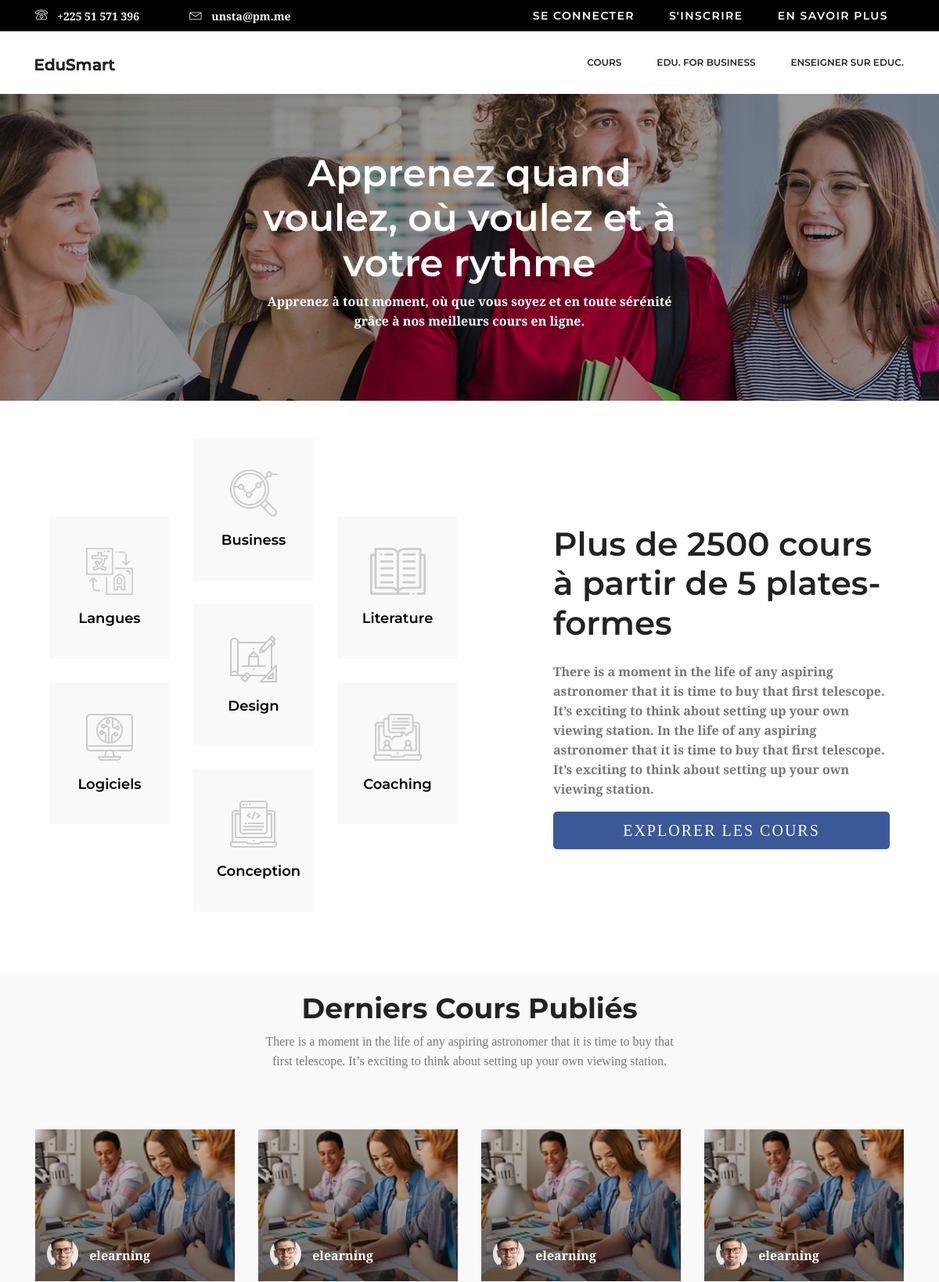
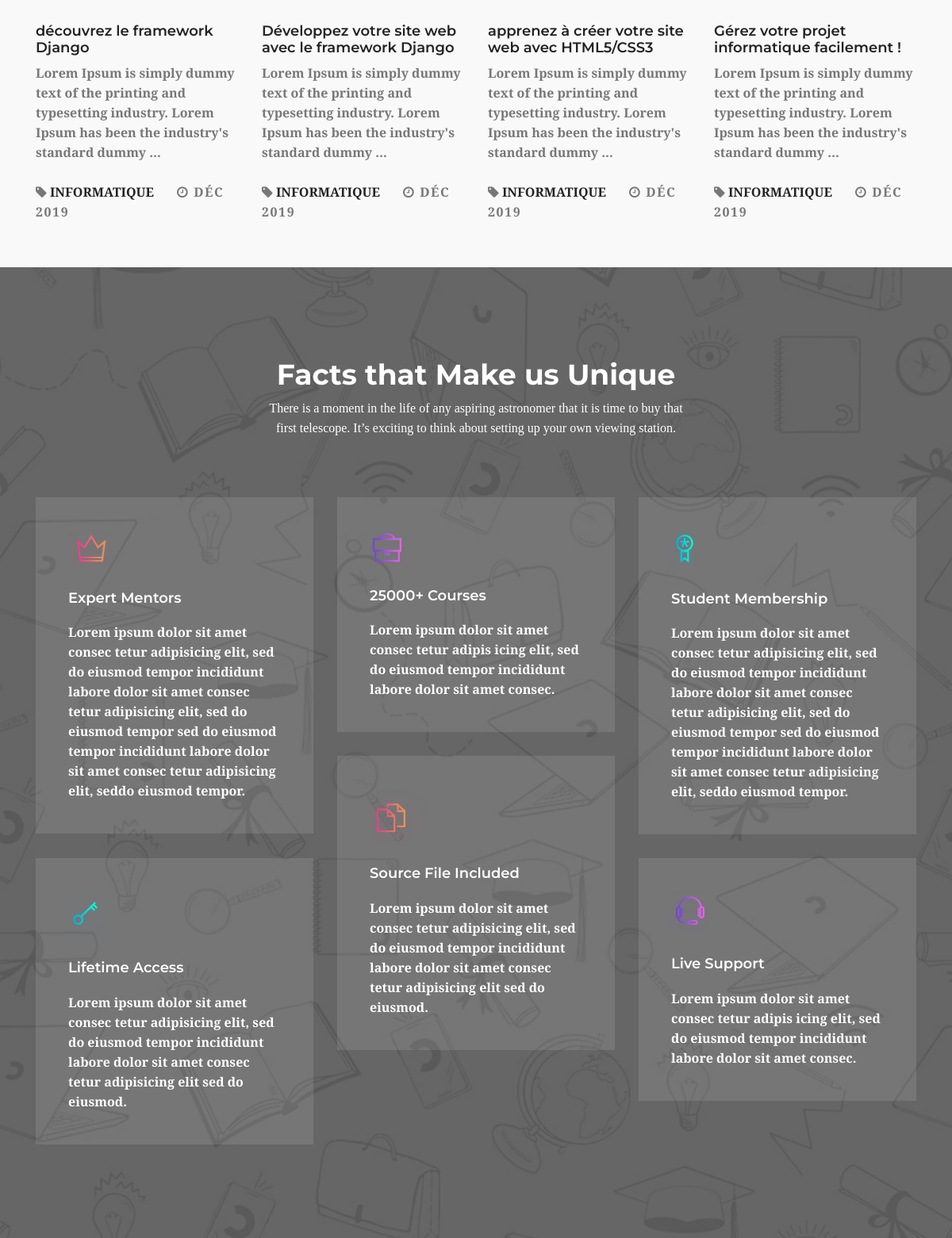
The page / (upper part) on the database its author committed (2 pictures, top to bottom).
### cours/models.py (models this page shows, shortened)
class Cours(models.Model):
    instructeur = models.ForeignKey(User, on_delete=models.CASCADE)
    etudiants = models.ManyToManyField(User, related_name='rejoindre_cours', blank=True)
    matiere = models.ForeignKey(Matieres, related_name='cours', on_delete=models.CASCADE)
    title = models.CharField('Titre du Cours', max_length=200)
    slug = models.SlugField('URL', max_length=200, unique=True)
    resume = models.TextField()
    date_de_creation = models.DateField('Date de création du Cours', auto_now_add=True)
    class Meta:
        ordering = ['-date_de_creation']
    def get_absolute_url(self):
        return reverse('cours:cours_detail', args=[self.slug])

class Matieres(models.Model):
    title = models.CharField('Matière du Cours', max_length=200, unique=True)
    slug = models.SlugField('URL', max_length=200, unique=True)
    class Meta:
        ordering = ['title']
    def __str__(self):
        return self.title
    def get_absolute_url(self):
        return reverse('cours:cours_liste_matiere', args=[self.slug])

### cours/views.py (the view)
# urls.py: path('', CoursListView.as_view(), name='liste_cours'),
class CoursListView(TemplateResponseMixin, View):
    model = Cours
    template_name = 'cours/cours/liste_cours.html'
    def get(self, request, matiere=None):
        matieres = cache.get('all_matieres')
        if not matieres:
            matieres = Matieres.objects.annotate(total_cours=Count('cours'))
            cache.set('all_matieres', matieres)
        all_cours = Cours.objects.annotate(total_modules=Count('modules'))
        if matiere:
            matiere = get_object_or_404(Matieres, slug=matiere)
            key = 'matiere_{}_cours'.format(matiere.id)
            cours = cache.get(key)
            if not cours:
                cours = all_cours.filter(matiere=matiere)
                cache.set(key, cours)
        else:
            cours = cache.get('all_cours')
            if not cours:
                cours = all_cours
                cache.set('all_cours', cours)
        return self.render_to_response({'matieres': matieres, 'matiere': matiere,
            'cours': cours})

### cours/templatetags/cours.py (called while the page is built)
@register.inclusion_tag('cours/cours/latest_cours.html')
def show_latest_cours(count=4):
    latest_cours = Cours.objects.filter(date_de_creation__isnull=False).order_by('-date_de_creation')[:count]
    context = { 'latest_cours': latest_cours }
    return context

### cours/templates/cours/cours/liste_cours.html
{% extends "base.html" %}
{% load static cours %}{% get_static_prefix as STATIC_PREFIX %}
{% block popular_courses %}
    {% show_latest_cours 4 %}
{% endblock popular_courses %}

### cours/templates/cours/cours/latest_cours.html (shortened to what this page needs)
{% load static cours %}{% get_static_prefix as STATIC_PREFIX %}
    <div class="popular_courses lite_bg">
        <div class="container">
            <div class="row justify-content-center">
                <div class="col-lg-6">
                    <div class="main_title">
                        <h2 class="text-capitalize">derniers cours publiés</h2>
                        <p>There is a moment in the life of any aspiring astronomer that it is time to buy that first telescope. It’s exciting to think about setting up your own viewing station.</p>
                    </div>
                </div>
            </div>
            <div class="row">
                {% for c in latest_cours %}
                    {% with matiere=c.matiere %}
                        <div class="col-lg-3 col-md-6">
                            <div class="single_course">
                                <div class="course_head overlay">
                                    <img class="img-fluid w-100" src="{{ STATIC_PREFIX }}img/trainer1.jpg" alt="{{ c.title }}">
                                    <div class="authr_meta">
                                        <img src="{{ STATIC_PREFIX }}img/author1.png" alt="">
                                        <span>{{ c.instructeur|safe }}</span>
                                    </div>
                                </div>
                                <div class="course_content">
                                    <h4>
                                        <a href="{{ c.get_absolute_url }}">{{ c.title|safe }}</a>
                                    </h4>
                                    <p>{{ c.resume|truncatewords:20|safe }}</p>
                                    <div class="course_meta d-flex justify-content-between">
                                        <div>
                                            <span class="meta_info">
                                                <i class="fa fa-tag"></i>
                                                <a href="{{ matiere.get_absolute_url }}">
                                                    {{ matiere|upper }}
                                                </a>
                                            </span>
                                            <span class="meta_info text-uppercase">
                                                <i class="fa fa-clock-o"></i>
                                                {{ c.date_de_creation|date:"M Y" }}
                                            </span>
                                        </div>
                                    </div>
                                </div>
                            </div>
                        </div>
                    {% endwith %}
                {% endfor %}
            </div>
        </div>
    </div>

### rows shown on the page
Cours: instructeur "elearning", title "découvrez le framework Django", resume "Lorem Ipsum is simply dummy text of the printing and typesetting industry. Lorem Ipsum has been the industry's standard dummy …", matiere "INFORMATIQUE", date_de_creation "DÉC 2019"
Cours: instructeur "elearning", title "Développez votre site web avec le framework Django", resume "Lorem Ipsum is simply dummy text of the printing and typesetting industry. Lorem Ipsum has been the industry's standard dummy …", matiere "INFORMATIQUE", date_de_creation "DÉC 2019"
Cours: instructeur "elearning", title "apprenez à créer votre site web avec HTML5/CSS3", resume "Lorem Ipsum is simply dummy text of the printing and typesetting industry. Lorem Ipsum has been the industry's standard dummy …", matiere "INFORMATIQUE", date_de_creation "DÉC 2019"
Cours: instructeur "elearning", title "Gérez votre projet informatique facilement !", resume "Lorem Ipsum is simply dummy text of the printing and typesetting industry. Lorem Ipsum has been the industry's standard dummy …", matiere "INFORMATIQUE", date_de_creation "DÉC 2019"
